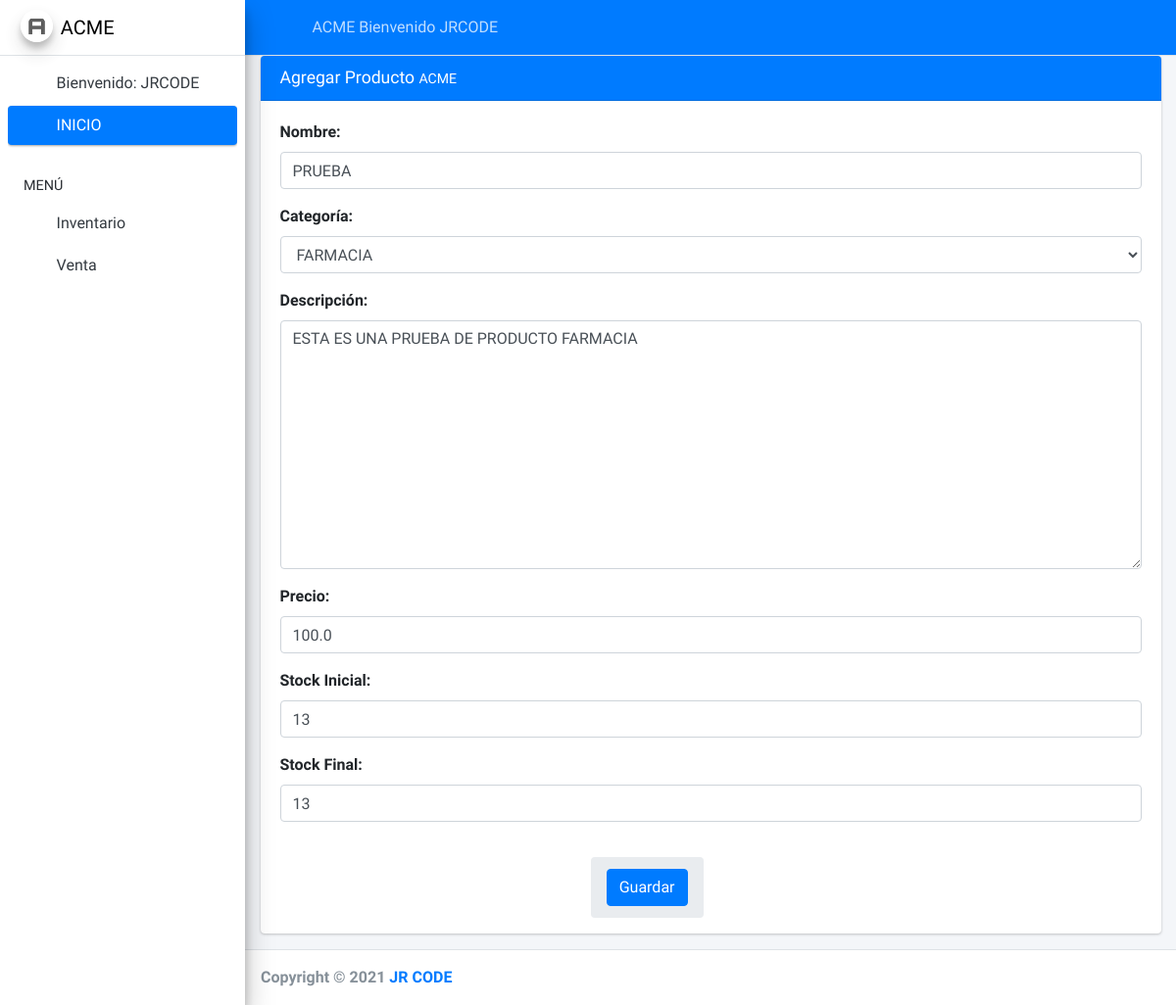
/producto/edit/2 (signed in), run on an earlier commit of the app's database.
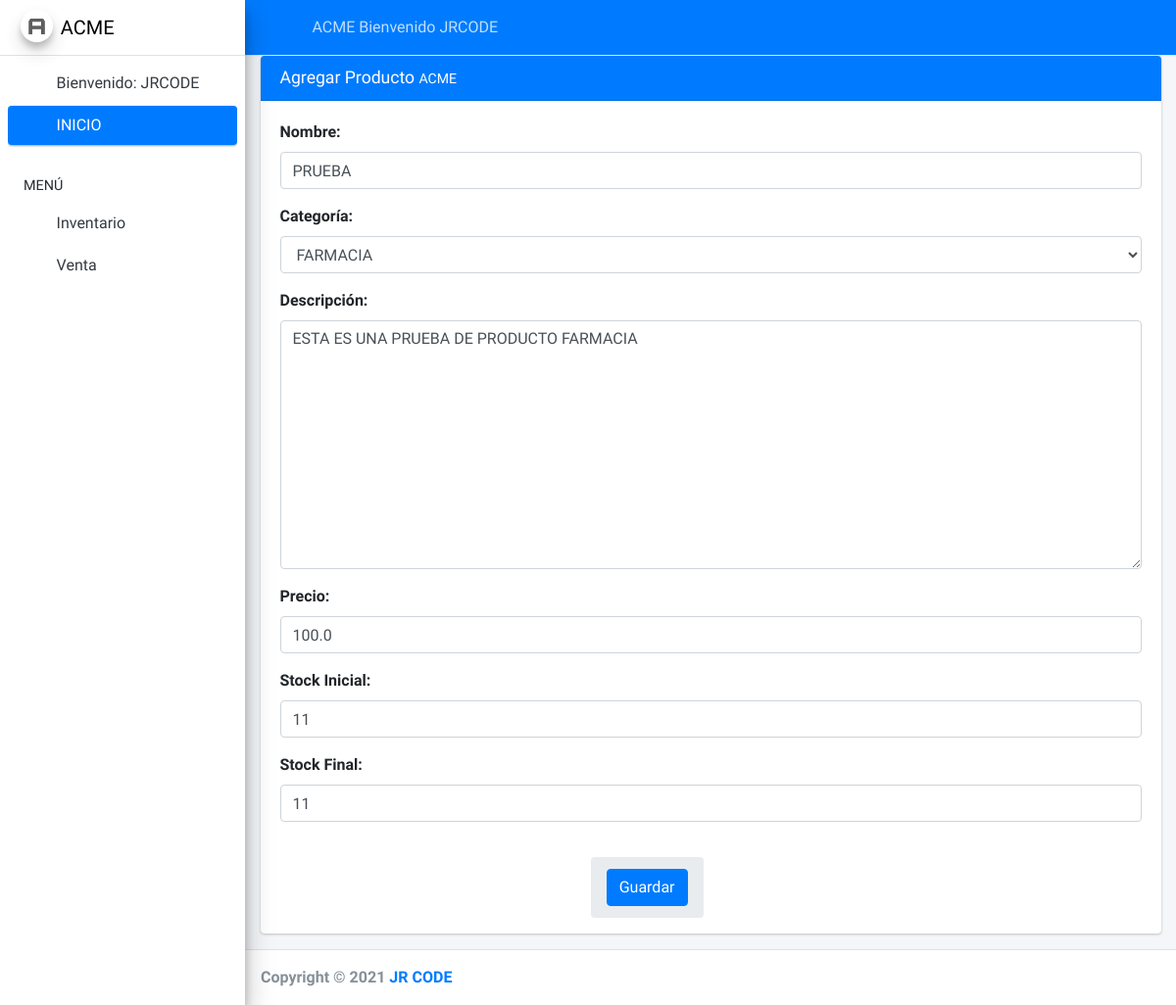
And on a later commit of the database.
### products/models.py (models this page shows, shortened)
class Product(models.Model):
    nombre = models.CharField('Nombre del Producto', max_length=200)
    descripcion = models.TextField('Descripción del Producto')
    precio = models.FloatField(default=0)
    categoria = models.ForeignKey(Categorie, on_delete=models.CASCADE)
    stock_inicial = models.IntegerField(default=0)
    stock_final = models.IntegerField(default=0)

class Categorie(models.Model):
    TIPO = (
        ('ABARROTES', 'ABARROTES'),
        ('ELECTRONICA', 'ELECTRONICA'),
        ('FARMACIA', 'FARMACIA'),
    )
    nombre = models.CharField('Categoría', max_length=80, choices=TIPO)
    def __str__(self):
        return self.nombre

### products/views.py (the view)
# urls.py: path('producto/edit/<int:pk>', ProductoEdit.as_view(), name="producto_edit"),
class ProductoEdit(LoginRequiredMixin, SuccessMessageMixin, generic.UpdateView):
    model = Product
    template_name = "products/producto_form.html"
    context_object_name = 'obj'
    form_class = ProductoForm
    success_url = reverse_lazy("products:producto")
    success_message = "Producto Editado Correctamente"
    permission_required = "products.change_product"

### products/forms.py
class ProductoForm(forms.ModelForm):
    class Meta:
        model = Product
        fields = ['nombre', 'categoria', 'descripcion', 'precio', 'stock_inicial', 'stock_final']
        labels = {'nombre':"Nombre", 'categoria':"Categoría",
                    'descripcion':"Descripción",'precio':"Precio", 'stock_inicial':"Stock Inicial",
                    'stock_final':"Stock Final"}
    def __init__(self, *args, **kwargs):
        super().__init__(*args,**kwargs)
        for field in iter(self.fields):
            self.fields[field].widget.attrs.update({
                'class':'form-control'
            })

### products/templates/products/producto_form.html (shortened to what this page needs)
{% extends 'home.html' %}
{% block body %}
<div class="content-wrapper">
    <section class="content">
        <div class="container-fluid">
          <div class="row">
            <div class="col-md-12">
              <div class="card card-primary">
                <div class="card-header">
                  <h3 class="card-title">Agregar Producto <small>ACME</small></h3>
                </div>
                <form method="POST" id="quickForm">
                    <div class="card-body">
                        {{ form.as_p }}
                    </div>
                    <div class="col-sm-6">
                      <ol class="breadcrumb float-sm-right">
                        <button type="submit" class="btn btn-primary">Guardar</button>
                      </ol>
                    </div>
                </form>
              </div>
            </div>
        </div>
</section>
</div>
{%endblock body%}

What changed in the data, as far as the page shows it:
changed Product "FARMACIA": stock_inicial "13" → "11"; stock_final "13" → "11"
